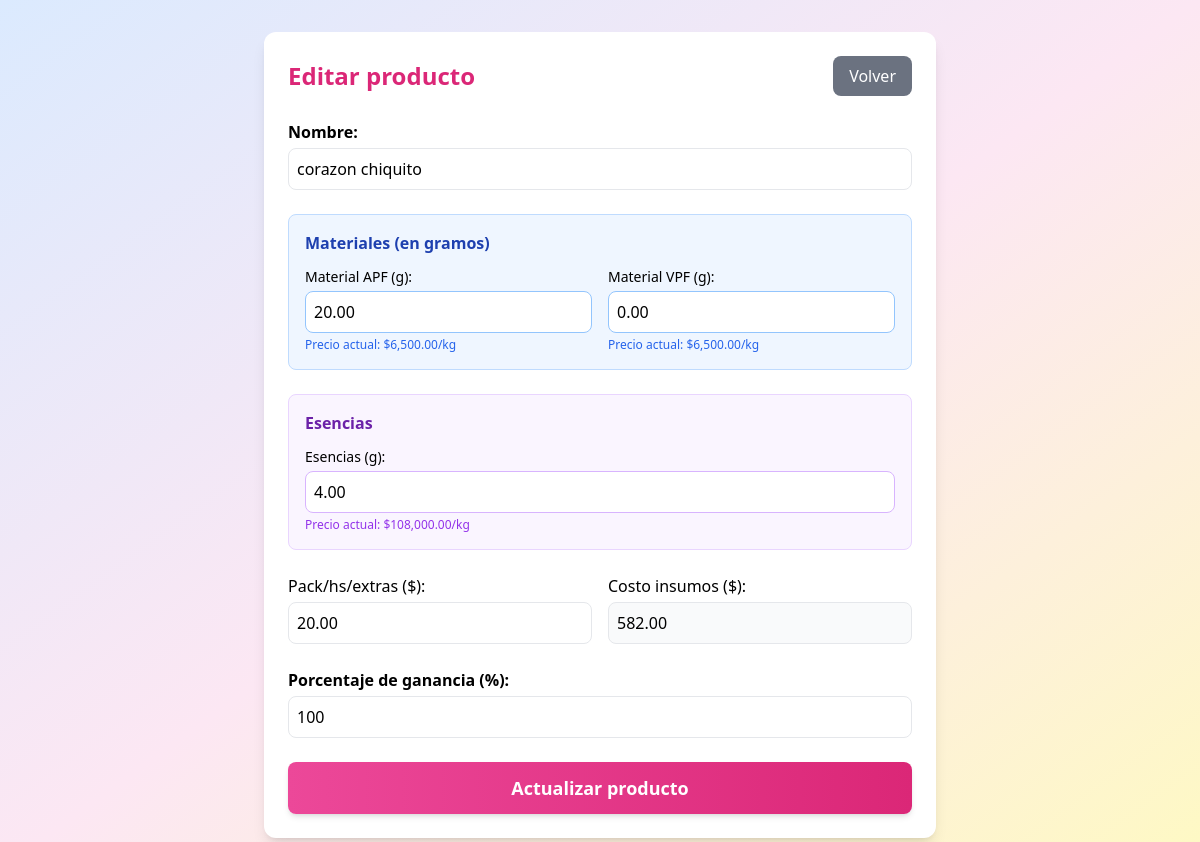
The page /editar_producto.php?id=73 on the database its author committed.
### tables this page shows
CREATE TABLE `productos` (
  `id` int(11) NOT NULL,
  `tipo` enum('vela','difusor') NOT NULL,
  `nombre` varchar(100) NOT NULL,
  `material_g` decimal(10,2) NOT NULL,
  `material_apf_g` decimal(10,2) DEFAULT 0.00,
  `material_vpf_g` decimal(10,2) DEFAULT 0.00,
  `material_precio_kg` decimal(10,2) NOT NULL,
  `esc_g` decimal(10,2) NOT NULL,
  `escencias_precio_kg` decimal(10,2) NOT NULL,
  `costo_insumos` decimal(10,2) NOT NULL,
  `alcohol_ml` decimal(10,2) DEFAULT NULL,
  `alcohol_precio_l` decimal(10,2) DEFAULT NULL,
  `esencia_g` decimal(10,2) DEFAULT NULL,
  `esencia_precio_kg` decimal(10,2) DEFAULT NULL,
  `frascos_precio_unidad` decimal(10,2) DEFAULT NULL,
  `tipo_frasco_id` int(11) DEFAULT NULL,
  `pack_extras` decimal(10,2) NOT NULL,
  `costo_total` decimal(10,2) NOT NULL,
  `ganancia_porcentaje` int(11) NOT NULL DEFAULT 100,
  `precio_venta` decimal(10,2) NOT NULL
);

### editar_producto.php (the view, shortened to what this page needs)
<?php
$conn = new mysqli("localhost", "root", "", "vela");
$precios = [];
$result = $conn->query("SELECT nombre, precio_kg FROM precios_materiales");
while ($row = $result->fetch_assoc()) {
    $precios[$row['nombre']] = $row['precio_kg'];
}
if ($_SERVER['REQUEST_METHOD'] === 'GET') {
    $id = intval($_GET['id']);
    $res = $conn->query("SELECT * FROM productos WHERE id = $id");
    $prod = $res->fetch_assoc();
?>
<!DOCTYPE html>
<html lang="es">
<head>
    <script src="https://cdn.tailwindcss.com"></script>
</head>
<body class="bg-gradient-to-br from-blue-100 via-pink-100 to-yellow-100 min-h-screen py-8">
    <div class="max-w-2xl mx-auto">
        <div class="bg-white rounded-xl shadow-lg p-6">
            <div class="flex items-center justify-between mb-6">
                <h2 class="text-2xl font-bold text-pink-600">Editar producto</h2>
                <a href="index.php" class="bg-gray-500 hover:bg-gray-600 text-white px-4 py-2 rounded-lg">Volver</a>
            </div>
            <form method="POST" class="space-y-6">
                <div>
                    <label class="block mb-1 font-semibold">Nombre:</label>
                    <input type="text" name="nombre" value="<?= htmlspecialchars($prod['nombre']) ?>" class="w-full border border-gray-200 rounded-lg p-2 focus:outline-none focus:ring-2 focus:ring-pink-200" required>
                </div>
                <?php if ($prod['tipo'] === 'vela'): ?>
                    <div class="bg-blue-50 p-4 rounded-lg border border-blue-200">
                        <h3 class="font-semibold text-blue-800 mb-3">Materiales (en gramos)</h3>
                        <div class="grid grid-cols-2 gap-4">
                            <div>
                                <label class="block mb-1 text-sm font-medium">Material APF (g):</label>
                                <input type="number" step="0.01" name="material_apf_g" value="<?= number_format((float)($prod['material_apf_g'] ?? 0), 2, '.', '') ?>" class="w-full border border-blue-300 rounded-lg p-2 vela-campo focus:outline-none focus:ring-2 focus:ring-blue-400">
                                <p class="text-xs text-blue-600 mt-1">Precio actual: $<?= number_format($precios['APF'] ?? 0, 2) ?>/kg</p>
                            </div>
                            <div>
                                <label class="block mb-1 text-sm font-medium">Material VPF (g):</label>
                                <input type="number" step="0.01" name="material_vpf_g" value="<?= number_format((float)($prod['material_vpf_g'] ?? 0), 2, '.', '') ?>" class="w-full border border-blue-300 rounded-lg p-2 vela-campo focus:outline-none focus:ring-2 focus:ring-blue-400">
                                <p class="text-xs text-blue-600 mt-1">Precio actual: $<?= number_format($precios['VPF'] ?? 0, 2) ?>/kg</p>
                            </div>
                        </div>
                    </div>
                    <div class="bg-purple-50 p-4 rounded-lg border border-purple-200">
                        <h3 class="font-semibold text-purple-800 mb-3">Esencias</h3>
                        <div>
                            <label class="block mb-1 text-sm font-medium">Esencias (g):</label>
                            <input type="number" step="0.01" name="esc_g" value="<?= number_format((float)$prod['esc_g'], 2, '.', '') ?>" class="w-full border border-purple-300 rounded-lg p-2 vela-campo focus:outline-none focus:ring-2 focus:ring-purple-400" required>
                            <p class="text-xs text-purple-600 mt-1">Precio actual: $<?= number_format($precios['Esencias'] ?? 0, 2) ?>/kg</p>
                        </div>
                    </div>
                    <div class="grid grid-cols-2 gap-4">
                        <div>
                            <label class="block mb-1 font-medium">Pack/hs/extras ($):</label>
                            <input type="number" step="0.01" name="pack_extras" value="<?= number_format((float)$prod['pack_extras'], 2, '.', '') ?>" class="w-full border border-gray-200 rounded-lg p-2 vela-campo focus:outline-none focus:ring-2 focus:ring-pink-100" required>
                        </div>
                        <div>
                            <label class="block mb-1 font-medium">Costo insumos ($):</label>
                            <input type="number" step="0.01" name="costo_insumos" value="<?= number_format((float)$prod['costo_insumos'], 2, '.', '') ?>" class="w-full border border-gray-200 rounded-lg p-2 bg-gray-50" readonly>
                        </div>
                    </div>
                <?php endif; ?>
                <div>
                    <label class="block mb-1 font-semibold">Porcentaje de ganancia (%):</label>
                    <input type="number" name="ganancia_porcentaje" value="<?= $prod['ganancia_porcentaje'] ?>" class="w-full border border-gray-200 rounded-lg p-2 focus:outline-none focus:ring-2 focus:ring-pink-100" required>
                </div>
                <button type="submit" class="w-full bg-gradient-to-r from-pink-500 to-pink-600 text-white px-6 py-3 rounded-lg hover:from-pink-600 hover:to-pink-700 shadow-md text-lg font-semibold">
                    Actualizar producto
                </button>
            </form>
        </div>
    </div>
</body>
</html>
<?php } ?>

### rows shown on the page
productos: nombre "corazon chiquito", material_apf_g "20.00", material_vpf_g "0.00", esc_g "4.00", pack_extras "20.00", costo_insumos "582.00", ganancia_porcentaje "100"

### other values the page prints
$precios['APF'] "6,500.00"
$precios['VPF'] "6,500.00"
$precios['Esencias'] "108,000.00"
